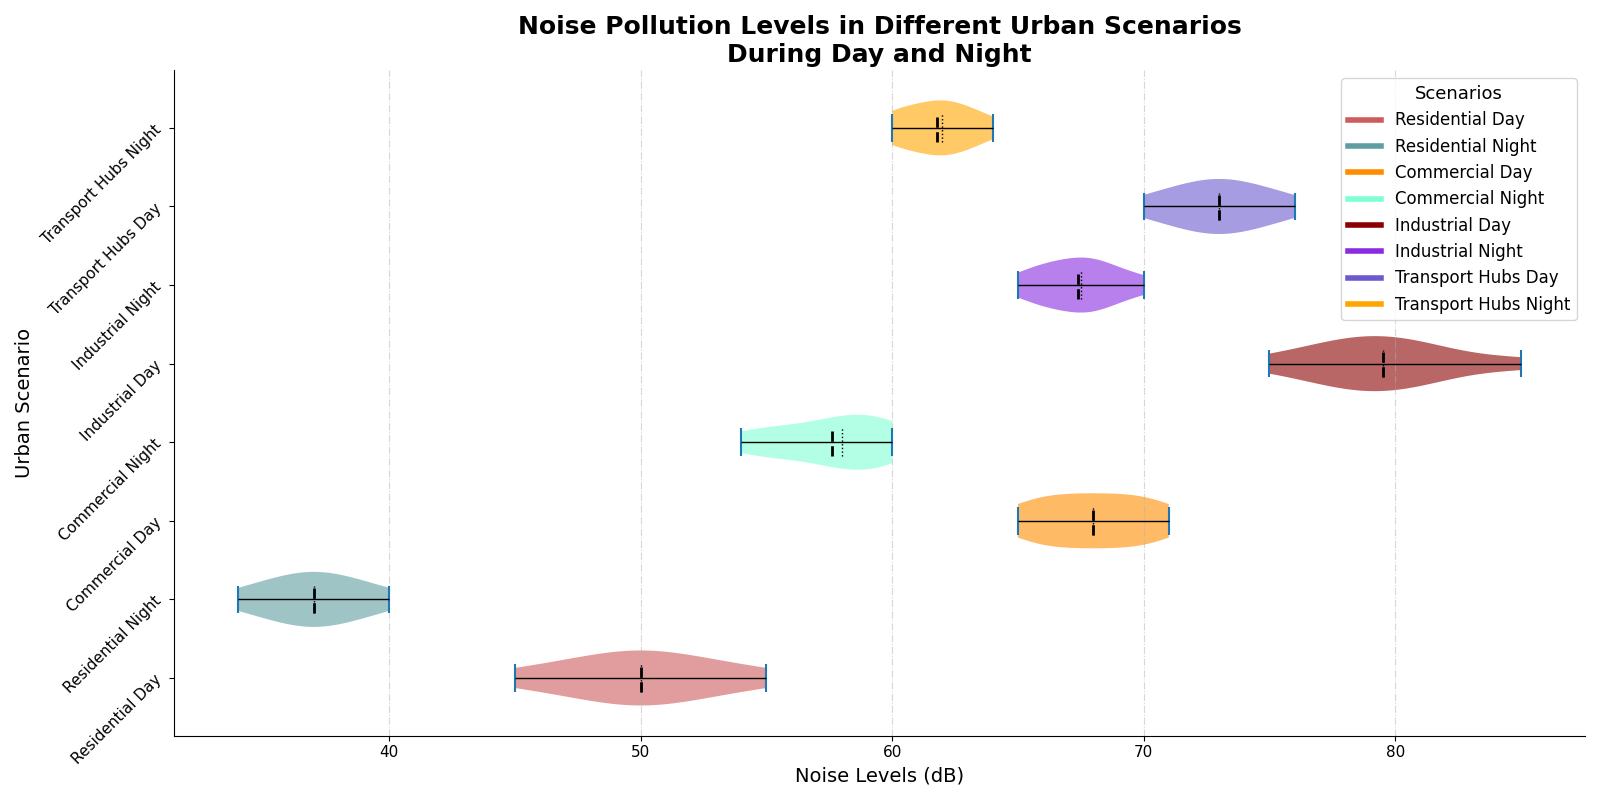

Write the Python code that produced this figure.
import matplotlib.pyplot as plt
import numpy as np

public_transport_hubs_day = np.array([70, 72, 74, 71, 73, 75, 76, 72, 73, 74])
public_transport_hubs_night = np.array([60, 62, 64, 61, 63, 62, 60, 61, 63, 62])

data_violin = [
    np.array([45, 50, 55, 47, 52, 53, 48, 50, 51, 49]),
    np.array([35, 38, 40, 36, 39, 37, 34, 36, 38, 37]),
    np.array([65, 68, 70, 66, 69, 67, 70, 71, 68, 66]),
    np.array([55, 58, 60, 56, 59, 57, 54, 59, 60, 58]),
    np.array([75, 80, 85, 78, 82, 81, 79, 77, 80, 78]),
    np.array([65, 68, 70, 66, 69, 68, 67, 66, 68, 67]),
    public_transport_hubs_day,
    public_transport_hubs_night
]

scenarios = ['Residential Day', 'Residential Night', 'Commercial Day', 'Commercial Night', 
             'Industrial Day', 'Industrial Night', 'Transport Hubs Day', 'Transport Hubs Night']

fig, ax = plt.subplots(figsize=(16, 8))

vparts = ax.violinplot(data_violin, vert=False, showmedians=True, showmeans=True, showextrema=True, widths=0.7)

# Manually shuffled color palette
colors = ['#CD5C5C', '#5F9EA0', '#FF8C00', '#7FFFD4', '#8B0000', '#8A2BE2', '#6A5ACD', '#FFA500']

for i, pc in enumerate(vparts['bodies']):
    pc.set_facecolor(colors[i])
    pc.set_alpha(0.6)

for partname, style in zip(('cbars', 'cmeans', 'cmedians'), ('-', '--', ':')):
    vparts[partname].set_edgecolor('black')
    vparts[partname].set_linestyle(style)
    vparts[partname].set_linewidth(2.0 if partname == 'cmeans' else 1.0)

ax.set_title("Noise Pollution Levels in Different Urban Scenarios\nDuring Day and Night", fontsize=18, fontweight='bold')
ax.set_xlabel("Noise Levels (dB)", fontsize=14)
ax.set_ylabel("Urban Scenario", fontsize=14)
ax.set_yticks(np.arange(1, len(scenarios) + 1))
ax.set_yticklabels(scenarios, rotation=45, fontsize=12)

ax.xaxis.grid(True, linestyle='-.', alpha=0.5)

ax.spines['top'].set_visible(False)
ax.spines['right'].set_visible(False)

plt.xticks(fontsize=11)
plt.yticks(fontsize=11)

handles = [plt.Line2D([0], [0], color=color, lw=4) for color in colors]
plt.legend(handles, scenarios, title="Scenarios", loc='upper right', fontsize=12, title_fontsize='13')

plt.tight_layout()
plt.show()
